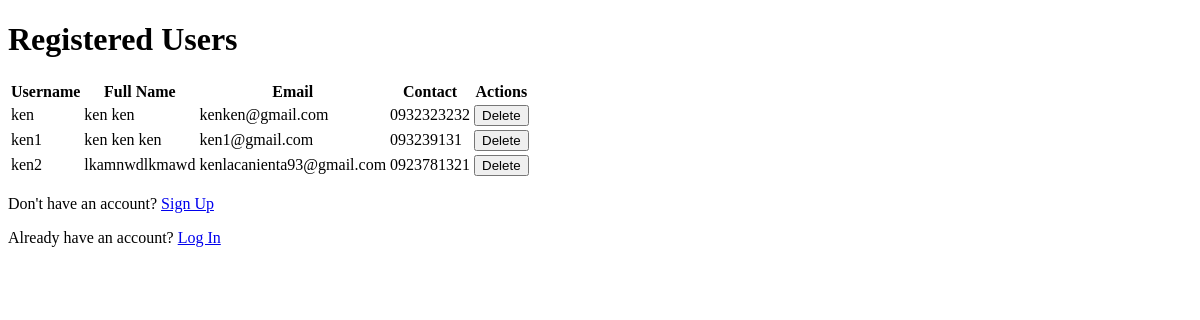
Before: / with the older database file.
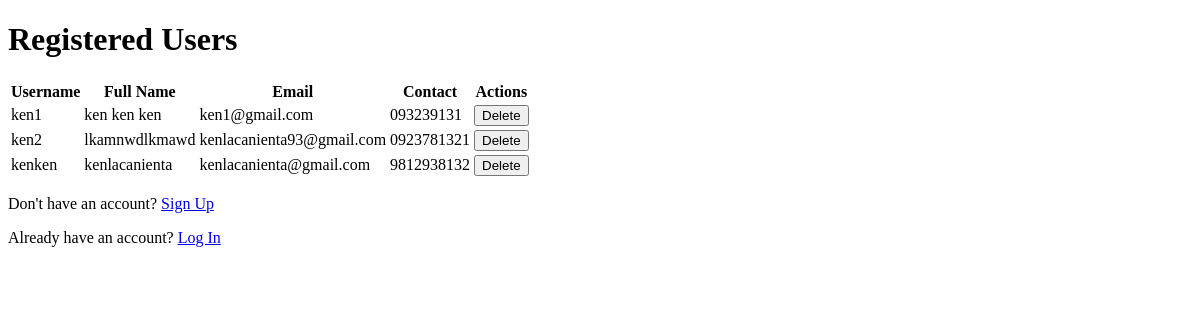
After: the same page with the newer database file.
### app/models.py (models this page shows, shortened)
class User(db.Model):
    id = db.Column(db.Integer, primary_key=True)
    userName = db.Column(db.String(80), unique=True, nullable=False)
    fullName = db.Column(db.String(120), nullable=False)
    email = db.Column(db.String(120), unique=True, nullable=False)
    contact = db.Column(db.String(15), nullable=False)
    password = db.Column(db.String(128), nullable=False)  # Password stored as plain text

### run.py (the view)
@app.route('/')
def index():
    users = User.query.all()
    return render_template('index.html', users=users)

### app/templates/index.html (shortened to what this page needs)
<!DOCTYPE html>
<html lang="en">
<head>
</head>
<body>
    <h1>Registered Users</h1>
    <table>
        <thead>
            <tr>
                <th>Username</th>
                <th>Full Name</th>
                <th>Email</th>
                <th>Contact</th>
                <th>Actions</th>
            </tr>
        </thead>
        <tbody>
            {% for user in users %}
            <tr>
                <td>{{ user.userName }}</td>
                <td>{{ user.fullName }}</td>
                <td>{{ user.email }}</td>
                <td>{{ user.contact }}</td>
                <td>
                    <form action="{{ url_for('delete_user', user_id=user.id) }}" method="POST" style="display:inline;">
                        <button type="button" onclick="confirmDelete('{{ user.userName }}', this.form)">Delete</button>
                    </form>
                </td>
            </tr>
            {% endfor %}
        </tbody>
    </table>
    <p>Don't have an account? <a href="{{ url_for('signup') }}">Sign Up</a></p>
    <p>Already have an account? <a href="{{ url_for('login') }}">Log In</a></p>
</body>
</html>

Changed rows visible on the page:
removed User: userName "ken", fullName "ken ken", email "kenken@gmail.com", contact "0932323232"
added User: userName "kenken", fullName "kenlacanienta", email "kenlacanienta@gmail.com", contact "9812938132"
